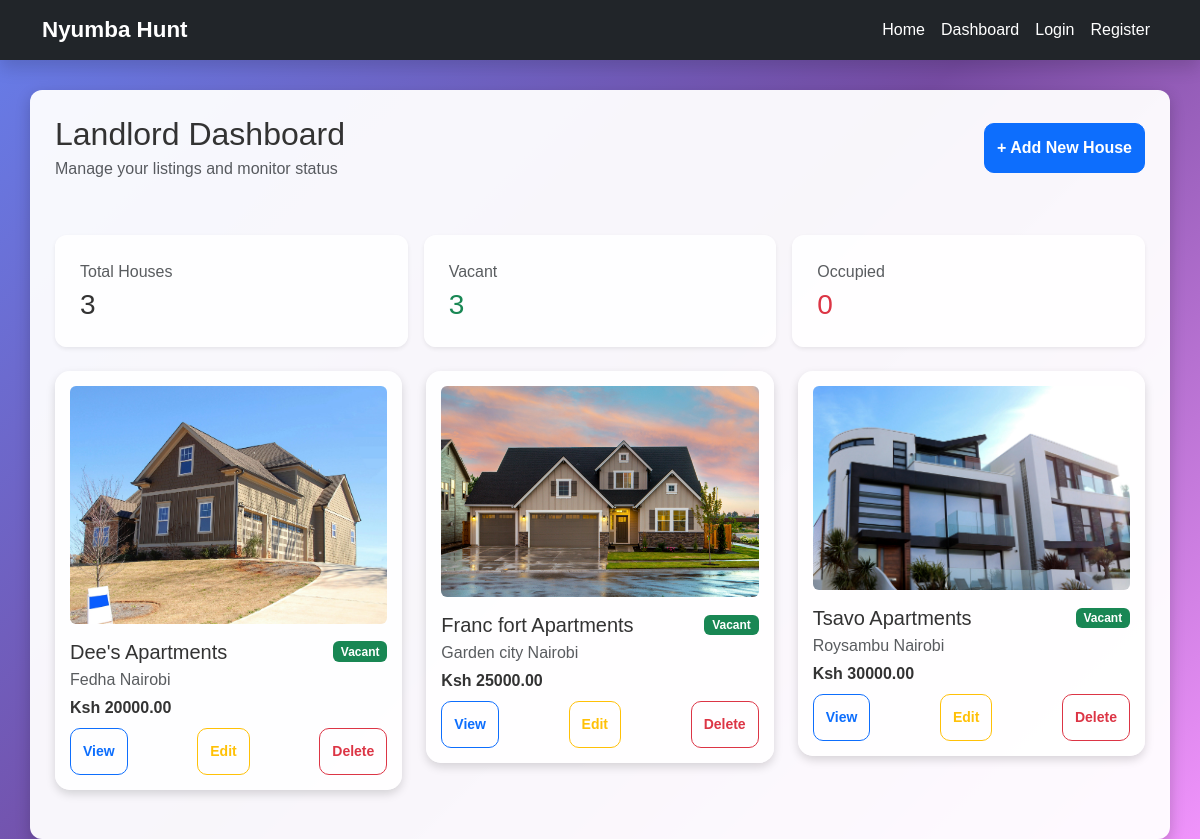
Before: /dashboard/ (signed in) with the older database file.
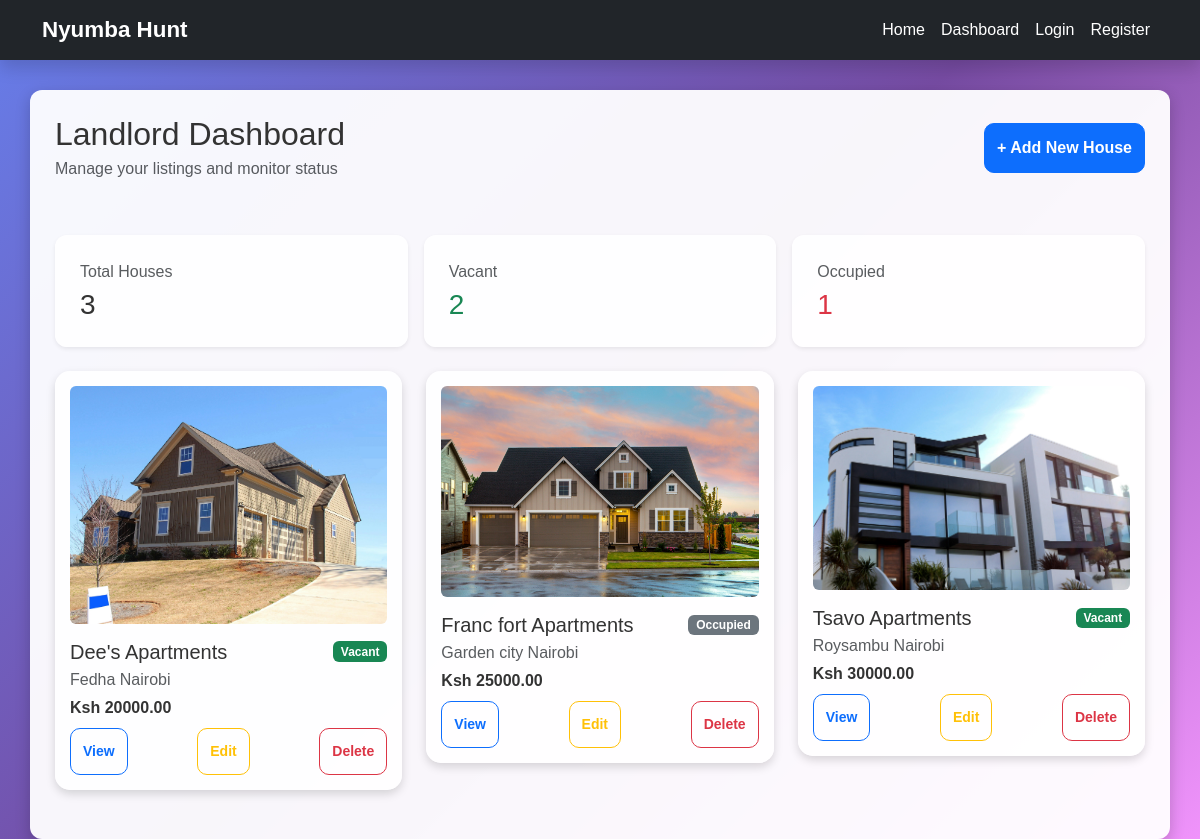
After: the same page with the newer database file.
### housesApp/models.py (models this page shows, shortened)
class House(models.Model):
    STATUS_VACANT = 'vacant'
    STATUS_OCCUPIED = 'occupied'
    STATUS_CHOICES = [
        (STATUS_VACANT, 'Vacant'),
        (STATUS_OCCUPIED, 'Occupied'),
    ]
    title = models.CharField(max_length=200)
    price = models.DecimalField(max_digits=10, decimal_places=2)
    location = models.CharField(max_length=200)
    description = models.TextField()
    image = models.ImageField(upload_to='house_images/')
    status = models.CharField(max_length=20, choices=STATUS_CHOICES, default=STATUS_VACANT)
    owner = models.ForeignKey(User, on_delete=models.CASCADE, related_name='houses', null=True, blank=True)

### housesApp/views.py (the view)
# urls.py: path('dashboard/', views.landlord_dashboard, name='dashboard'),
@login_required
def landlord_dashboard(request):
    houses_qs = House.objects.filter(owner=request.user).order_by('-id')
    stats = {
        'total': houses_qs.count(),
        'vacant': houses_qs.filter(status=House.STATUS_VACANT).count(),
        'occupied': houses_qs.filter(status=House.STATUS_OCCUPIED).count(),
    }
    context = {'houses': houses_qs, 'stats': stats}
    return render(request, 'housesApp/dashboard.html', context)

### housesApp/templates/housesApp/dashboard.html
{% extends "housesApp/base.html" %}
{% load static %}
{% block content %}
<div class="d-flex flex-wrap align-items-center justify-content-between mb-4">
    <div>
        <h2 class="mb-1">Landlord Dashboard</h2>
        <p class="text-muted mb-0">Manage your listings and monitor status</p>
    </div>
    <a href="{% url 'admin:housesApp_house_add' %}" class="btn btn-primary" target="_blank">+ Add New House</a>
</div>
<div class="row g-3 mb-4">
    <div class="col-md-4">
        <div class="content-box shadow-sm">
            <p class="text-muted mb-1">Total Houses</p>
            <h3 class="mb-0">{{ stats.total }}</h3>
        </div>
    </div>
    <div class="col-md-4">
        <div class="content-box shadow-sm">
            <p class="text-muted mb-1">Vacant</p>
            <h3 class="mb-0 text-success">{{ stats.vacant }}</h3>
        </div>
    </div>
    <div class="col-md-4">
        <div class="content-box shadow-sm">
            <p class="text-muted mb-1">Occupied</p>
            <h3 class="mb-0 text-danger">{{ stats.occupied }}</h3>
        </div>
    </div>
</div>
<div class="row">
        {% for house in houses %}
        <div class="col-md-4 mb-4">
                <div class="house-card">
                        {% if house.image %}
                                <img src="{{ house.image.url }}" class="img-fluid rounded mb-3">
                        {% endif %}
                        <div class="d-flex justify-content-between align-items-center mb-1">
                            <h5 class="mb-0">{{ house.title }}</h5>
                            <span class="badge {% if house.status == 'vacant' %}bg-success{% else %}bg-secondary{% endif %}">
                                {{ house.get_status_display }}
                            </span>
                        </div>
                        <p class="mb-1 text-muted">{{ house.location }}</p>
                        <p class="fw-bold mb-2">Ksh {{ house.price }}</p>
                        <div class="d-flex justify-content-between mt-2">
                                <a href="{% url 'housesApp:house_detail' house.pk %}" class="btn btn-outline-primary btn-sm">View</a>
                                <a href="#" class="btn btn-outline-warning btn-sm">Edit</a>
                                <a href="#" class="btn btn-outline-danger btn-sm">Delete</a>
                        </div>
                </div>
        </div>
        {% empty %}
                <p>No houses added yet</p>
        {% endfor %}
</div>
{% endblock %}

Changed rows visible on the page:
changed House "Franc fort Apartments": status "Vacant" → "Occupied"
Other visible differences:
{{ stats.vacant }}: "3" → "2"
{{ stats.occupied }}: "0" → "1"
